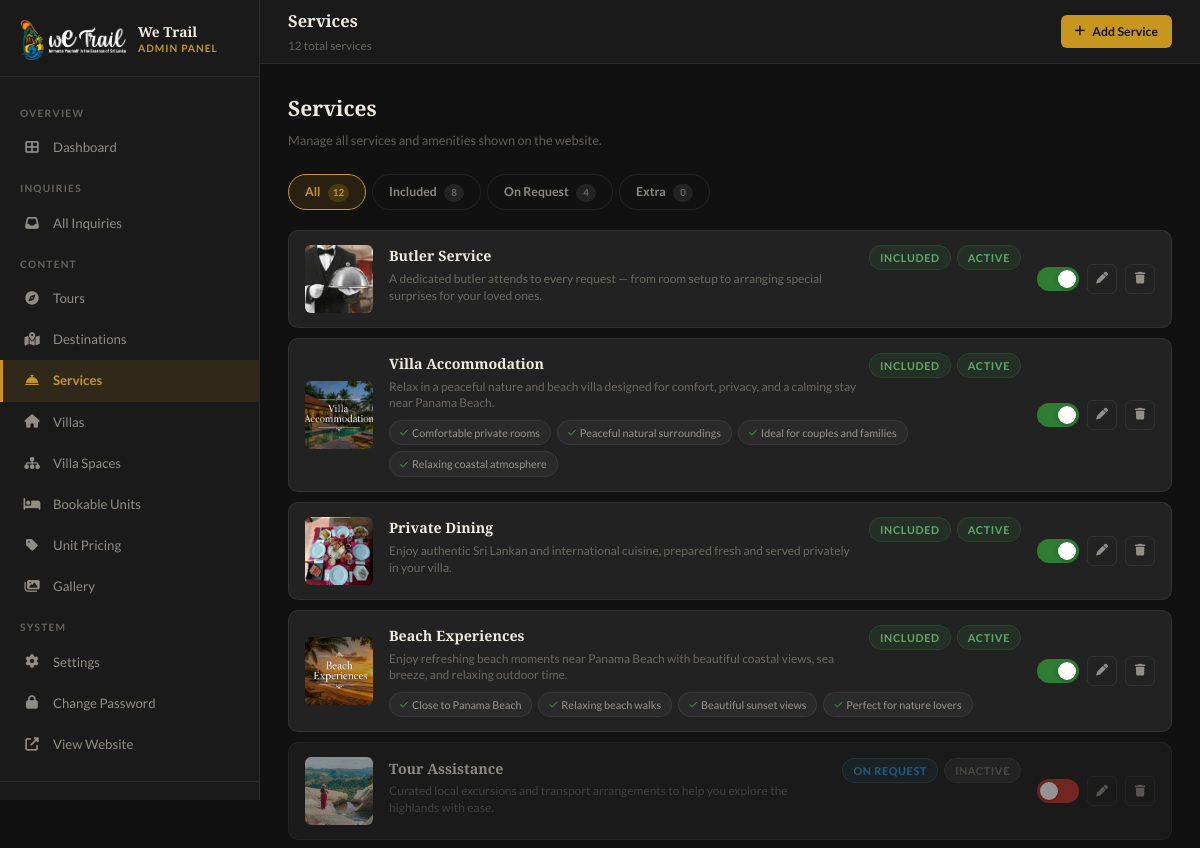
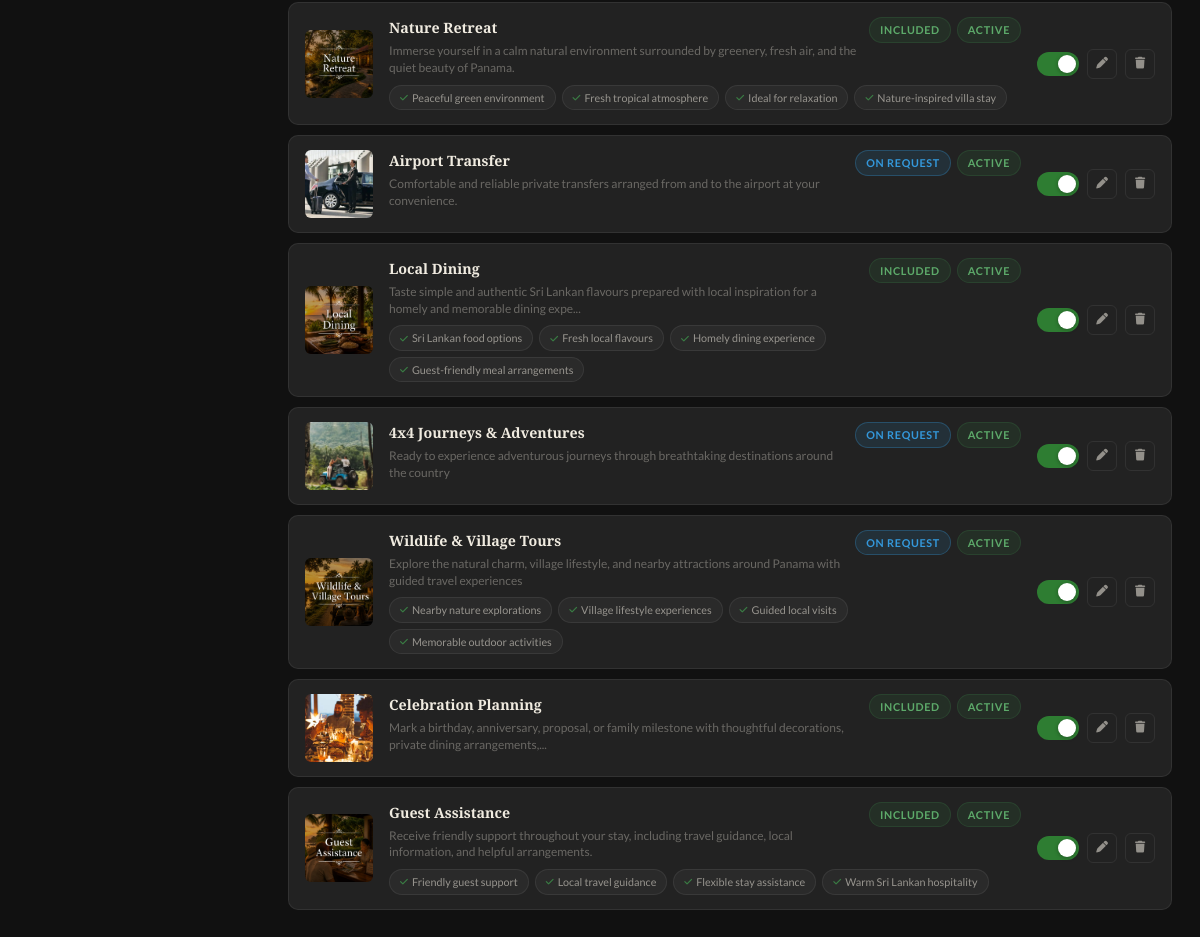
Screenshot of /admin/services.php (signed in) with the database file from the repository (2 pictures, top to bottom).
### tables this page shows
CREATE TABLE `services` (
  `id` int(10) unsigned NOT NULL AUTO_INCREMENT,
  `title` varchar(160) NOT NULL,
  `description` text NOT NULL,
  `category` enum('included','request','extra') NOT NULL DEFAULT 'included',
  `icon` varchar(60) DEFAULT NULL,
  `features` text DEFAULT NULL,
  `is_active` tinyint(1) NOT NULL DEFAULT 1,
  `sort_order` int(10) unsigned NOT NULL DEFAULT 0,
  `image_path` varchar(255) DEFAULT NULL,
  `created_at` datetime NOT NULL DEFAULT current_timestamp(),
  `updated_at` datetime NOT NULL DEFAULT current_timestamp() ON UPDATE current_timestamp(),
  PRIMARY KEY (`id`)
);

### admin/services.php (the view, shortened to what this page needs)
<?php
$pdo = db();
$filter  = $_GET['filter'] ?? 'all';
$where    = $filter !== 'all' ? "WHERE category = " . $pdo->quote($filter) : '';
$services = $pdo->query("SELECT * FROM services $where ORDER BY sort_order ASC, id ASC")->fetchAll();
$counts = $pdo->query("SELECT category, COUNT(*) n FROM services GROUP BY category")->fetchAll(PDO::FETCH_KEY_PAIR);
$total  = array_sum($counts);
if (!function_exists('svc_excerpt')) {
    function svc_excerpt($text, $width = 120, $trim = '...') {
        $text = (string)$text;
        if (function_exists('mb_strimwidth')) {
            return mb_strimwidth($text, 0, $width, $trim);
        }
        return substr($text, 0, max(0, $width - strlen($trim))) . $trim;
    }
}
?>
<!DOCTYPE html>
<html lang="en">
<head>
    <link rel="stylesheet" href="https://cdnjs.cloudflare.com/ajax/libs/font-awesome/6.5.0/css/all.min.css">
    <link rel="stylesheet" href="assets/css/admin.css">
</head>
<body class="admin-body">
<?php include 'includes/sidebar.php'; ?>
<div class="admin-main">
    <header class="admin-topbar">
        <div class="topbar-left">
            <div>
                <div class="topbar-title">Services</div>
                <div class="topbar-sub"><?php echo $total; ?> total services</div>
            </div>
        </div>
        <div class="topbar-right">
            <a href="service-edit.php" class="topbar-btn topbar-btn-gold">
                <i class="fas fa-plus"></i> Add Service
            </a>
        </div>
    </header>
    <div class="admin-content">
        <div class="page-header">
            <div class="page-header-text">
                <h2>Services</h2>
                <p>Manage all services and amenities shown on the website.</p>
            </div>
        </div>
        <div class="filter-row" style="margin-bottom:20px">
            <div class="filter-btn-group">
                <a href="?filter=all"      class="filter-tab <?php echo $filter === 'all'      ? 'active' : ''; ?>">All <span class="filter-count"><?php echo $total; ?></span></a>
                <a href="?filter=included" class="filter-tab <?php echo $filter === 'included' ? 'active' : ''; ?>">Included <span class="filter-count"><?php echo $counts['included'] ?? 0; ?></span></a>
                <a href="?filter=request"  class="filter-tab <?php echo $filter === 'request'  ? 'active' : ''; ?>">On Request <span class="filter-count"><?php echo $counts['request'] ?? 0; ?></span></a>
                <a href="?filter=extra"    class="filter-tab <?php echo $filter === 'extra'    ? 'active' : ''; ?>">Extra <span class="filter-count"><?php echo $counts['extra'] ?? 0; ?></span></a>
            </div>
        </div>
        <?php if (empty($services)): ?>
        <div class="admin-card">
            <div class="empty-state">
                <i class="fas fa-concierge-bell"></i>
                <h3>No services yet</h3>
                <p>Add your first service to get started.</p>
                <a href="service-edit.php" class="btn-admin btn-gold btn-sm" style="margin-top:8px">
                    <i class="fas fa-plus"></i> Add Service
                </a>
            </div>
        </div>
        <?php else: ?>
        <div class="svc-admin-list">
            <?php
            $cat_labels = ['included' => 'Included', 'request' => 'On Request', 'extra' => 'Extra'];
            $cat_colors = ['included' => 'badge-active', 'request' => 'badge-read', 'extra' => 'badge-gold'];
            foreach ($services as $svc):
                $features = json_decode($svc['features'] ?? '[]', true) ?: [];
                $cat_label = $cat_labels[$svc['category']] ?? $svc['category'];
                $cat_color = $cat_colors[$svc['category']] ?? 'badge-inactive';
            ?>
            <div class="svc-admin-row <?php echo !$svc['is_active'] ? 'inactive' : ''; ?>">
                <div class="svc-icon-wrap">
                    <?php if ($svc['image_path'] && file_exists('../' . $svc['image_path'])): ?>
                    <img src="../<?php echo htmlspecialchars($svc['image_path']); ?>" alt="<?php echo htmlspecialchars($svc['title']); ?>" class="svc-thumb">
                    <?php elseif ($svc['icon']): ?>
                    <div class="svc-icon-box">
                        <i class="fas <?php echo htmlspecialchars($svc['icon']); ?>"></i>
                    </div>
                    <?php else: ?>
                    <div class="svc-icon-box svc-icon-blank">
                        <i class="fas fa-concierge-bell"></i>
                    </div>
                    <?php endif; ?>
                </div>
                <div class="svc-row-body">
                    <div class="svc-row-top">
                        <div>
                            <h3><?php echo htmlspecialchars($svc['title']); ?></h3>
                            <p class="svc-desc"><?php echo htmlspecialchars(svc_excerpt($svc['description'], 120, '...')); ?></p>
                        </div>
                        <div class="svc-row-badges">
                            <span class="badge <?php echo $cat_color; ?>"><?php echo htmlspecialchars($cat_label); ?></span>
                            <span class="badge <?php echo $svc['is_active'] ? 'badge-active' : 'badge-inactive'; ?>"><?php echo $svc['is_active'] ? 'Active' : 'Inactive'; ?></span>
                        </div>
                    </div>
                    <?php if (!empty($features)): ?>
                    <div class="svc-features-preview">
                        <?php foreach (array_slice($features, 0, 4) as $f): ?>
                        <span class="svc-feature-tag"><i class="fas fa-check"></i> <?php echo htmlspecialchars($f); ?></span>
                        <?php endforeach; ?>
                    </div>
                    <?php endif; ?>
                </div>
                <div class="svc-row-actions">
                    <form method="POST" class="svc-inline-form">
                        <label class="toggle-switch" title="<?php echo $svc['is_active'] ? 'Active' : 'Inactive'; ?>">
                            <span class="toggle-slider"></span>
                        </label>
                    </form>
                    <a href="service-edit.php?id=<?php echo $svc['id']; ?>" class="tbl-btn tbl-btn-edit" title="Edit">
                        <i class="fas fa-pen"></i>
                    </a>
                    <form method="POST" class="svc-inline-form">
                        <button type="submit" class="tbl-btn tbl-btn-delete" title="Delete"
                                data-confirm="Delete '<?php echo htmlspecialchars($svc['title']); ?>'? This cannot be undone.">
                            <i class="fas fa-trash"></i>
                        </button>
                    </form>
                </div>
            </div>
            <?php endforeach; ?>
        </div>
        <?php endif; ?>
    </div>
</div>
</body>
</html>

### rows the page displays
services: image_path (picture), title "Butler Service", description "A dedicated butler attends to every request — from room setup to arranging special surprises for your loved ones.", category "INCLUDED", is_active "ACTIVE"
services: image_path (picture), title "Villa Accommodation", description "Relax in a peaceful nature and beach villa designed for comfort, privacy, and a calming stay near Panama Beach.", category "INCLUDED", is_active "ACTIVE", features "Comfortable private rooms", features "Peaceful natural surroundings", features "Ideal for couples and families", features "Relaxing coastal atmosphere"
services: image_path (picture), title "Private Dining", description "Enjoy authentic Sri Lankan and international cuisine, prepared fresh and served privately in your villa.", category "INCLUDED", is_active "ACTIVE"
services: image_path (picture), title "Beach Experiences", description "Enjoy refreshing beach moments near Panama Beach with beautiful coastal views, sea breeze, and relaxing outdoor time.", category "INCLUDED", is_active "ACTIVE", features "Close to Panama Beach", features "Relaxing beach walks", features "Beautiful sunset views", features "Perfect for nature lovers"
services: image_path (picture), title "Tour Assistance", description "Curated local excursions and transport arrangements to help you explore the highlands with ease.", category "ON REQUEST", is_active "INACTIVE"
services: image_path (picture), title "Nature Retreat", description "Immerse yourself in a calm natural environment surrounded by greenery, fresh air, and the quiet beauty of Panama.", category "INCLUDED", is_active "ACTIVE", features "Peaceful green environment", features "Fresh tropical atmosphere", features "Ideal for relaxation", features "Nature-inspired villa stay"
services: image_path (picture), title "Airport Transfer", description "Comfortable and reliable private transfers arranged from and to the airport at your convenience.", category "ON REQUEST", is_active "ACTIVE"
services: image_path (picture), title "Local Dining", description "Taste simple and authentic Sri Lankan flavours prepared with local inspiration for a homely and memorable dining expe...", category "INCLUDED", is_active "ACTIVE", features "Sri Lankan food options", features "Fresh local flavours", features "Homely dining experience", features "Guest-friendly meal arrangements"
services: image_path (picture), title "4x4 Journeys & Adventures", description "Ready to experience adventurous journeys through breathtaking destinations around the country", category "ON REQUEST", is_active "ACTIVE"
services: image_path (picture), title "Wildlife & Village Tours", description "Explore the natural charm, village lifestyle, and nearby attractions around Panama with guided travel experiences", category "ON REQUEST", is_active "ACTIVE", features "Nearby nature explorations", features "Village lifestyle experiences", features "Guided local visits", features "Memorable outdoor activities"
services: image_path (picture), title "Celebration Planning", description "Mark a birthday, anniversary, proposal, or family milestone with thoughtful decorations, private dining arrangements,...", category "INCLUDED", is_active "ACTIVE"
services: image_path (picture), title "Guest Assistance", description "Receive friendly support throughout your stay, including travel guidance, local information, and helpful arrangements.", category "INCLUDED", is_active "ACTIVE", features "Friendly guest support", features "Local travel guidance", features "Flexible stay assistance", features "Warm Sri Lankan hospitality"

### other values shown
$total "12"
$counts['included'] "8"
$counts['request'] "4"
$counts['extra'] "0"
